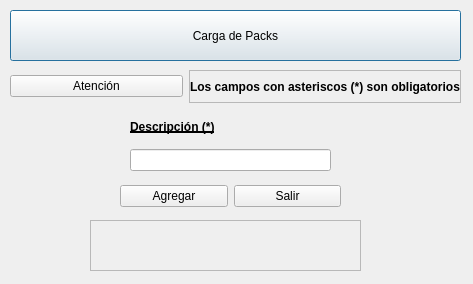
<?xml version="1.0" encoding="UTF-8"?>
<ui version="4.0">
 <class>DialogAltaPacks</class>
 <widget class="QDialog" name="DialogAltaPacks">
  <property name="geometry">
   <rect>
    <x>0</x>
    <y>0</y>
    <width>473</width>
    <height>284</height>
   </rect>
  </property>
  <property name="windowTitle">
   <string>Carga de Packs</string>
  </property>
  <property name="windowIcon">
   <iconset>
    <activeon>:/icons/pix/oxygen/48x48/places/folder-tar.png</activeon>
   </iconset>
  </property>
  <widget class="QPushButton" name="pushButton">
   <property name="geometry">
    <rect>
     <x>10</x>
     <y>10</y>
     <width>451</width>
     <height>51</height>
    </rect>
   </property>
   <property name="text">
    <string>Carga de Packs</string>
   </property>
   <property name="icon">
    <iconset>
     <activeon>:/icons/pix/oxygen/48x48/places/folder-tar.png</activeon>
    </iconset>
   </property>
   <property name="iconSize">
    <size>
     <width>32</width>
     <height>32</height>
    </size>
   </property>
  </widget>
  <widget class="QLabel" name="mensaje">
   <property name="geometry">
    <rect>
     <x>90</x>
     <y>220</y>
     <width>271</width>
     <height>51</height>
    </rect>
   </property>
   <property name="frameShape">
    <enum>QFrame::StyledPanel</enum>
   </property>
   <property name="frameShadow">
    <enum>QFrame::Raised</enum>
   </property>
   <property name="text">
    <string/>
   </property>
   <property name="alignment">
    <set>Qt::AlignCenter</set>
   </property>
  </widget>
  <widget class="QWidget" name="layoutWidget">
   <property name="geometry">
    <rect>
     <x>130</x>
     <y>110</y>
     <width>201</width>
     <height>61</height>
    </rect>
   </property>
   <layout class="QVBoxLayout" name="verticalLayout">
    <item>
     <widget class="QLabel" name="label">
      <property name="font">
       <font>
        <weight>75</weight>
        <bold>true</bold>
        <underline>true</underline>
       </font>
      </property>
      <property name="text">
       <string>Descripción (*)</string>
      </property>
     </widget>
    </item>
    <item>
     <widget class="QLineEdit" name="descripcion"/>
    </item>
   </layout>
  </widget>
  <widget class="QWidget" name="layoutWidget">
   <property name="geometry">
    <rect>
     <x>120</x>
     <y>180</y>
     <width>221</width>
     <height>33</height>
    </rect>
   </property>
   <layout class="QHBoxLayout" name="horizontalLayout">
    <item>
     <widget class="QPushButton" name="pushButton_2">
      <property name="text">
       <string>Agregar</string>
      </property>
      <property name="icon">
       <iconset>
        <activeon>:/icons/pix/oxygen/48x48/actions/mail-mark-notjunk.png</activeon>
       </iconset>
      </property>
      <property name="iconSize">
       <size>
        <width>22</width>
        <height>22</height>
       </size>
      </property>
     </widget>
    </item>
    <item>
     <widget class="QPushButton" name="pushButton_3">
      <property name="text">
       <string>Salir</string>
      </property>
      <property name="icon">
       <iconset>
        <activeon>:/icons/pix/oxygen/48x48/actions/edit-delete.png</activeon>
       </iconset>
      </property>
      <property name="iconSize">
       <size>
        <width>22</width>
        <height>22</height>
       </size>
      </property>
     </widget>
    </item>
   </layout>
  </widget>
  <widget class="QWidget" name="layoutWidget_2">
   <property name="geometry">
    <rect>
     <x>10</x>
     <y>70</y>
     <width>451</width>
     <height>33</height>
    </rect>
   </property>
   <layout class="QHBoxLayout" name="horizontalLayout_8">
    <item>
     <widget class="QPushButton" name="pushButton_4">
      <property name="text">
       <string>Atención</string>
      </property>
      <property name="icon">
       <iconset>
        <activeon>:/icons/pix/oxygen/48x48/status/security-medium.png</activeon>
       </iconset>
      </property>
      <property name="iconSize">
       <size>
        <width>22</width>
        <height>22</height>
       </size>
      </property>
     </widget>
    </item>
    <item>
     <widget class="QLabel" name="label_11">
      <property name="font">
       <font>
        <weight>75</weight>
        <bold>true</bold>
       </font>
      </property>
      <property name="frameShape">
       <enum>QFrame::StyledPanel</enum>
      </property>
      <property name="frameShadow">
       <enum>QFrame::Raised</enum>
      </property>
      <property name="text">
       <string>Los campos con asteriscos (*) son obligatorios</string>
      </property>
      <property name="alignment">
       <set>Qt::AlignCenter</set>
      </property>
     </widget>
    </item>
   </layout>
  </widget>
  <zorder>layoutWidget</zorder>
  <zorder>layoutWidget</zorder>
  <zorder>pushButton</zorder>
  <zorder>mensaje</zorder>
  <zorder>layoutWidget_2</zorder>
 </widget>
 <resources/>
 <connections/>
</ui>
